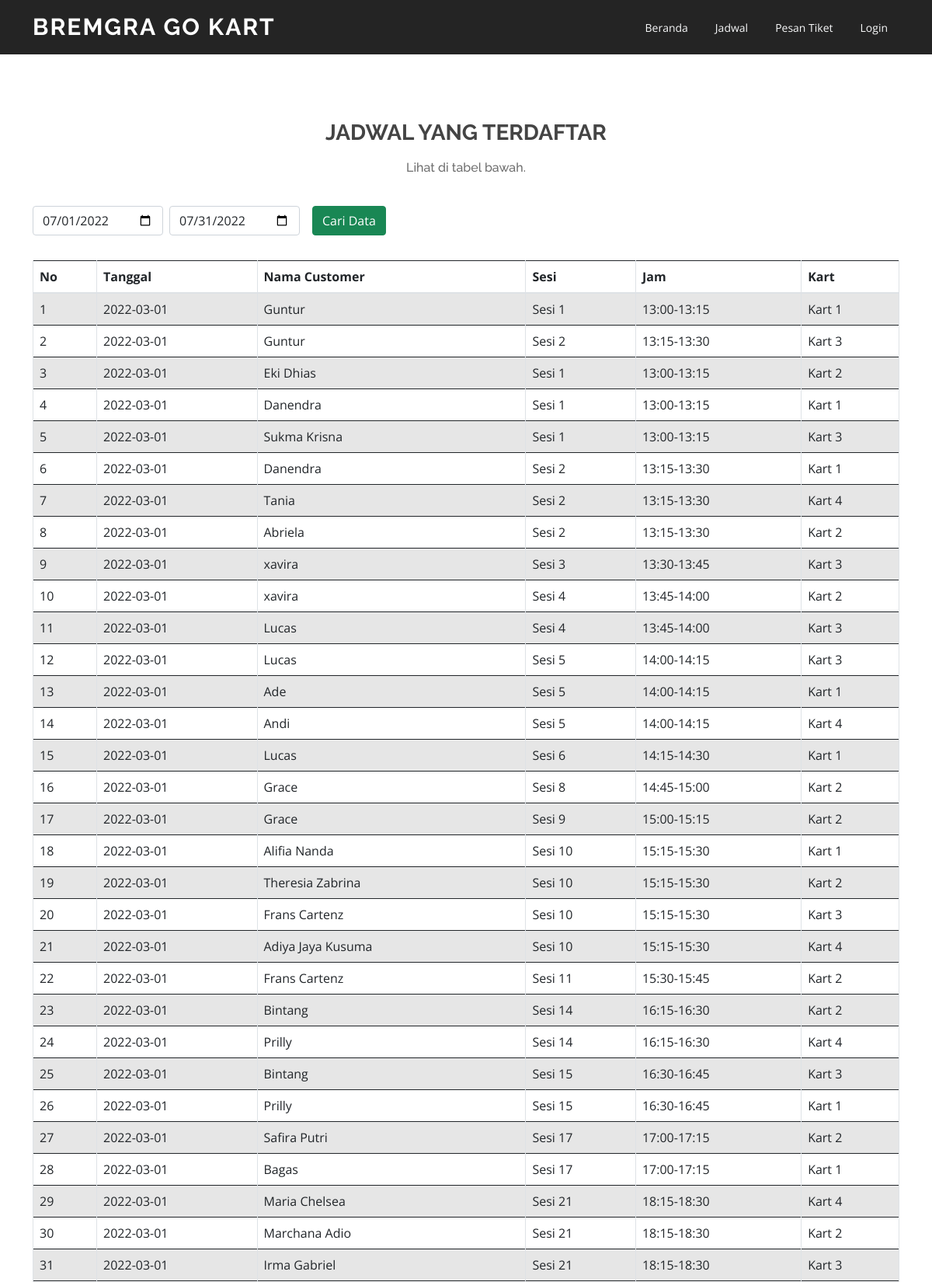
The page /jadwal.php (upper part) on the database its author committed.
### tables this page shows
CREATE TABLE `tb_jadwal` (
  `id_jadwal` int(11) NOT NULL,
  `id_transaksi` int(11) DEFAULT NULL,
  `id_kart` int(11) DEFAULT NULL
);

CREATE TABLE `tb_transaksi` (
  `id_transaksi` int(11) NOT NULL,
  `id_cust` varchar(16) DEFAULT NULL,
  `tanggal` date DEFAULT NULL,
  `id_jam` int(11) DEFAULT NULL,
  `harga` int(11) DEFAULT NULL,
  `keterangan` varchar(255) DEFAULT NULL
);

CREATE TABLE `tb_customer` (
  `id_cust` int(11) NOT NULL,
  `nm_cust` varchar(255) DEFAULT NULL,
  `no_telp` varchar(255) DEFAULT NULL,
  `email` varchar(255) DEFAULT NULL
);

CREATE TABLE `tb_jam` (
  `id_jam` int(11) NOT NULL,
  `nm_jam` varchar(255) DEFAULT NULL,
  `mulai` time DEFAULT NULL,
  `selesai` time DEFAULT NULL
);

CREATE TABLE `tb_kart` (
  `id_kart` int(11) NOT NULL,
  `nm_kart` varchar(255) DEFAULT NULL
);

### functions.php (called while the page is built, shortened)
<?php
include 'config.php';
include 'includes/db.php';
$db = new DB($config['server'], $config['username'], $config['password'], $config['database_name']);
function _get($key, $val = null)
{
    if (isset($_GET[$key]))
        return $_GET[$key];
    else
        return $val;
}
function set_value($key = null, $default = null)
{
    return $default;
}

### config.php (called while the page is built, shortened)
<?php
$config["server"] = 'localhost';
$config["username"] = 'root';
$config["password"] = '';
$config["database_name"] = 'ag_gokart';
?>

### includes/db.php (called while the page is built, shortened)
<?php
class DB
{
    var $conn = null;
    public function __construct($host, $username, $passwd, $dbname)
    {
        $this->conn = mysqli_connect($host, $username, $passwd, $dbname);
    }
    public function query($sql)
    {
        $query = mysqli_query($this->conn, $sql) or die('<pre>Error mysqli_query: ' . mysqli_error($this->conn) . '<br />' . $sql . '</pre>');
        return $query;
    }
    public function get_results($sql)
    {
        $query = $this->query($sql);
        $arr = array();
        while ($row = mysqli_fetch_object($query)) {
            $arr[] = $row;
        }
        return $arr;
    }
}

### jadwal.php (the view, shortened to what this page needs)
<?php
include 'functions.php';
?>
<!DOCTYPE html>
<html lang="en">
<head>
  <link rel="stylesheet" href="assets/plugins/fontawesome-free/css/all.min.css">
  <link rel="stylesheet" href="https://code.ionicframework.com/ionicons/2.0.1/css/ionicons.min.css">
  <link rel="stylesheet" href="assets/plugins/tempusdominus-bootstrap-4/css/tempusdominus-bootstrap-4.min.css">
  <link rel="stylesheet" href="assets/adminlte/plugins/icheck-bootstrap/icheck-bootstrap.min.css">
  <link rel="stylesheet" href="assets/plugins/jqvmap/jqvmap.min.css">
	<link rel="stylesheet" href="https://cdn.jsdelivr.net/npm/bootstrap@4.1.3/dist/css/bootstrap.min.css">
    <link href="assets/vendor/aos/aos.css" rel="stylesheet">
    <link href="assets/vendor/bootstrap/css/bootstrap.min.css" rel="stylesheet">
    <link href="assets/vendor/bootstrap-icons/bootstrap-icons.css" rel="stylesheet">
    <link href="assets/vendor/boxicons/css/boxicons.min.css" rel="stylesheet">
    <link href="assets/vendor/glightbox/css/glightbox.min.css" rel="stylesheet">
    <link href="assets/vendor/swiper/swiper-bundle.min.css" rel="stylesheet">
    <link href="assets/css/style.css" rel="stylesheet">
</head>
<body class="hold-transition sidebar-mini layout-fixed">
<header id="header" class="d-flex align-items-center">
    <div class="container d-flex align-items-center justify-content-between">
        <h1 class="logo"><a href="index.html">BREMGRA GO KART</a></h1>
        <nav id="navbar" class="navbar">
            <ul class="">
                <li class="nav-item text-light"><a class="nav-link text-light" href="/Algen">Beranda</a></li>
                <li class="nav-item text-light"><a href="jadwal.php " class="nav-link text-light">Jadwal</a></li>
                <li class="nav-item text-light"><a href="pesan.php" class="nav-link text-light">Pesan Tiket</a></li>
                <li class="nav-item text-light"><a href="p.php?m=login" class="nav-link text-light">Login</a></li>
            </ul>
        </nav>
    </div>
</header>
<br>
<section>
<div class="container">
		<div style="text-align: center;">
			<h3><b>JADWAL YANG TERDAFTAR</b></h3>
			<h6 style="color: #6e6e6e;padding-top: 10px;">Lihat di tabel bawah.</h6>
			<br>
		</div>
<?php
$awal = set_value('awal', date('Y-m-01'));
$akhir = set_value('akhir', date('Y-m-31'));
?>
<div class="panel panel-default">
<div class="panel-heading">
        <form class="form-inline">
            <div class="form-group ">
                <input class="form-control" type="date" name="awal" value="<?= $awal ?>" />
            </div>
            <div class="form-group p-2">
                <input class="form-control" type="date" name="akhir" value="<?= $akhir ?>" />
            </div>
            <div class="form-group p-2">
                <button class="btn btn-success"><span class="glyphicon glyphicon-refresh"></span> Cari Data</button>
            </div>
        </form>
    </div>
    <br>
    <div class="table-responsive">
        <table class="table table-bordered table-hover table-striped">
            <thead>
                <tr>
                    <th>No</th>
                    <th>Tanggal</th>
                    <th>Nama Customer</th>
                    <th>Sesi</th>
                    <th>Jam</th>
                    <th>Kart</th>
                </tr>
            </thead>
            <?php
            $q = esc_field(_get('q'));
            $rows = $db->get_results("SELECT * FROM tb_jadwal j INNER JOIN tb_transaksi t ON t.id_transaksi=j.id_transaksi INNER JOIN tb_customer c ON c.id_cust=t.id_cust INNER JOIN tb_jam j2 ON j2.id_jam=t.id_jam INNER JOIN tb_kart k ON k.id_kart=j.id_kart WHERE (nm_cust LIKE '%$q%' OR no_telp LIKE '%$q%' OR email LIKE '%$q%') ");
            $no = 0;
            foreach ($rows as $row) :  ?>
                <tr>
                    <td><?= ++$no ?></td>
                    <td><?= $row->tanggal ?></td>
                    <td><?= $row->nm_cust ?></td>
                    <td><?= $row->nm_jam ?></td>
                    <td><?= substr($row->mulai, 0, 5) ?>-<?= substr($row->selesai, 0, 5) ?></td>
                    <td><?= $row->nm_kart ?></td>
                </tr>
            <?php endforeach; ?>
        </table>
    </div>
</div>
</div></div>
<br><br><br><br><br><br><br><br><br><br><br><br><br>
</body>
</html>

### assets/css/style.css (style rules this page uses)
body { font-family: "Open Sans", sans-serif; color: #444444; }
a { color: #cc1616; text-decoration: none; }
h1, h2, h3, h4, h5, h6 { font-family: "Raleway", sans-serif; }
#header { background: rgba(25, 25, 25, 0.95); transition: all 0.5s; z-index: 997; height: 70px; }
#header .logo { font-size: 30px; margin: 0; padding: 0; line-height: 1; font-weight: 700; letter-spacing: 2px; text-transform: uppercase; }
#header .logo a { color: #fff; }
.navbar { padding: 0; }
.navbar ul { margin: 0; padding: 0; display: flex; list-style: none; align-items: center; }
.navbar li { position: relative; }
.navbar > ul > li { margin-left: 5px; }
.navbar a, .navbar a:focus { display: flex; align-items: center; justify-content: space-between; padding: 25px 15px 24px 15px; font-size: 14px; color: #fff; white-space: nowrap; transition: 0.3s; }
section { padding: 60px 0; overflow: hidden; }

### rows shown on the page
tb_jadwal: id_transaksi.tanggal "2022-03-01", tb_customer.nm_cust "Guntur", tb_jam.nm_jam "Sesi 1", tb_jam.mulai "13:00", tb_jam.selesai "13:15", id_kart.nm_kart "Kart 1"
tb_jadwal: id_transaksi.tanggal "2022-03-01", tb_customer.nm_cust "Guntur", tb_jam.nm_jam "Sesi 2", tb_jam.mulai "13:15", tb_jam.selesai "13:30", id_kart.nm_kart "Kart 3"
tb_jadwal: id_transaksi.tanggal "2022-03-01", tb_customer.nm_cust "Eki Dhias", tb_jam.nm_jam "Sesi 1", tb_jam.mulai "13:00", tb_jam.selesai "13:15", id_kart.nm_kart "Kart 2"
tb_jadwal: id_transaksi.tanggal "2022-03-01", tb_customer.nm_cust "Danendra", tb_jam.nm_jam "Sesi 1", tb_jam.mulai "13:00", tb_jam.selesai "13:15", id_kart.nm_kart "Kart 1"
tb_jadwal: id_transaksi.tanggal "2022-03-01", tb_customer.nm_cust "Sukma Krisna", tb_jam.nm_jam "Sesi 1", tb_jam.mulai "13:00", tb_jam.selesai "13:15", id_kart.nm_kart "Kart 3"
tb_jadwal: id_transaksi.tanggal "2022-03-01", tb_customer.nm_cust "Danendra", tb_jam.nm_jam "Sesi 2", tb_jam.mulai "13:15", tb_jam.selesai "13:30", id_kart.nm_kart "Kart 1"
tb_jadwal: id_transaksi.tanggal "2022-03-01", tb_customer.nm_cust "Tania", tb_jam.nm_jam "Sesi 2", tb_jam.mulai "13:15", tb_jam.selesai "13:30", id_kart.nm_kart "Kart 4"
tb_jadwal: id_transaksi.tanggal "2022-03-01", tb_customer.nm_cust "Abriela", tb_jam.nm_jam "Sesi 2", tb_jam.mulai "13:15", tb_jam.selesai "13:30", id_kart.nm_kart "Kart 2"
tb_jadwal: id_transaksi.tanggal "2022-03-01", tb_customer.nm_cust "xavira", tb_jam.nm_jam "Sesi 3", tb_jam.mulai "13:30", tb_jam.selesai "13:45", id_kart.nm_kart "Kart 3"
tb_jadwal: id_transaksi.tanggal "2022-03-01", tb_customer.nm_cust "xavira", tb_jam.nm_jam "Sesi 4", tb_jam.mulai "13:45", tb_jam.selesai "14:00", id_kart.nm_kart "Kart 2"
tb_jadwal: id_transaksi.tanggal "2022-03-01", tb_customer.nm_cust "Lucas", tb_jam.nm_jam "Sesi 4", tb_jam.mulai "13:45", tb_jam.selesai "14:00", id_kart.nm_kart "Kart 3"
tb_jadwal: id_transaksi.tanggal "2022-03-01", tb_customer.nm_cust "Lucas", tb_jam.nm_jam "Sesi 5", tb_jam.mulai "14:00", tb_jam.selesai "14:15", id_kart.nm_kart "Kart 3"
tb_jadwal: id_transaksi.tanggal "2022-03-01", tb_customer.nm_cust "Ade", tb_jam.nm_jam "Sesi 5", tb_jam.mulai "14:00", tb_jam.selesai "14:15", id_kart.nm_kart "Kart 1"
tb_jadwal: id_transaksi.tanggal "2022-03-01", tb_customer.nm_cust "Andi", tb_jam.nm_jam "Sesi 5", tb_jam.mulai "14:00", tb_jam.selesai "14:15", id_kart.nm_kart "Kart 4"
tb_jadwal: id_transaksi.tanggal "2022-03-01", tb_customer.nm_cust "Lucas", tb_jam.nm_jam "Sesi 6", tb_jam.mulai "14:15", tb_jam.selesai "14:30", id_kart.nm_kart "Kart 1"
tb_jadwal: id_transaksi.tanggal "2022-03-01", tb_customer.nm_cust "Grace", tb_jam.nm_jam "Sesi 8", tb_jam.mulai "14:45", tb_jam.selesai "15:00", id_kart.nm_kart "Kart 2"
tb_jadwal: id_transaksi.tanggal "2022-03-01", tb_customer.nm_cust "Grace", tb_jam.nm_jam "Sesi 9", tb_jam.mulai "15:00", tb_jam.selesai "15:15", id_kart.nm_kart "Kart 2"
tb_jadwal: id_transaksi.tanggal "2022-03-01", tb_customer.nm_cust "Alifia Nanda", tb_jam.nm_jam "Sesi 10", tb_jam.mulai "15:15", tb_jam.selesai "15:30", id_kart.nm_kart "Kart 1"
tb_jadwal: id_transaksi.tanggal "2022-03-01", tb_customer.nm_cust "Theresia Zabrina", tb_jam.nm_jam "Sesi 10", tb_jam.mulai "15:15", tb_jam.selesai "15:30", id_kart.nm_kart "Kart 2"
tb_jadwal: id_transaksi.tanggal "2022-03-01", tb_customer.nm_cust "Frans Cartenz", tb_jam.nm_jam "Sesi 10", tb_jam.mulai "15:15", tb_jam.selesai "15:30", id_kart.nm_kart "Kart 3"
tb_jadwal: id_transaksi.tanggal "2022-03-01", tb_customer.nm_cust "Adiya Jaya Kusuma", tb_jam.nm_jam "Sesi 10", tb_jam.mulai "15:15", tb_jam.selesai "15:30", id_kart.nm_kart "Kart 4"
tb_jadwal: id_transaksi.tanggal "2022-03-01", tb_customer.nm_cust "Frans Cartenz", tb_jam.nm_jam "Sesi 11", tb_jam.mulai "15:30", tb_jam.selesai "15:45", id_kart.nm_kart "Kart 2"
tb_jadwal: id_transaksi.tanggal "2022-03-01", tb_customer.nm_cust "Bintang", tb_jam.nm_jam "Sesi 14", tb_jam.mulai "16:15", tb_jam.selesai "16:30", id_kart.nm_kart "Kart 2"
tb_jadwal: id_transaksi.tanggal "2022-03-01", tb_customer.nm_cust "Prilly", tb_jam.nm_jam "Sesi 14", tb_jam.mulai "16:15", tb_jam.selesai "16:30", id_kart.nm_kart "Kart 4"
tb_jadwal: id_transaksi.tanggal "2022-03-01", tb_customer.nm_cust "Bintang", tb_jam.nm_jam "Sesi 15", tb_jam.mulai "16:30", tb_jam.selesai "16:45", id_kart.nm_kart "Kart 3"
tb_jadwal: id_transaksi.tanggal "2022-03-01", tb_customer.nm_cust "Prilly", tb_jam.nm_jam "Sesi 15", tb_jam.mulai "16:30", tb_jam.selesai "16:45", id_kart.nm_kart "Kart 1"
tb_jadwal: id_transaksi.tanggal "2022-03-01", tb_customer.nm_cust "Safira Putri", tb_jam.nm_jam "Sesi 17", tb_jam.mulai "17:00", tb_jam.selesai "17:15", id_kart.nm_kart "Kart 2"
tb_jadwal: id_transaksi.tanggal "2022-03-01", tb_customer.nm_cust "Bagas", tb_jam.nm_jam "Sesi 17", tb_jam.mulai "17:00", tb_jam.selesai "17:15", id_kart.nm_kart "Kart 1"
tb_jadwal: id_transaksi.tanggal "2022-03-01", tb_customer.nm_cust "Maria Chelsea", tb_jam.nm_jam "Sesi 21", tb_jam.mulai "18:15", tb_jam.selesai "18:30", id_kart.nm_kart "Kart 4"
tb_jadwal: id_transaksi.tanggal "2022-03-01", tb_customer.nm_cust "Marchana Adio", tb_jam.nm_jam "Sesi 21", tb_jam.mulai "18:15", tb_jam.selesai "18:30", id_kart.nm_kart "Kart 2"
tb_jadwal: id_transaksi.tanggal "2022-03-01", tb_customer.nm_cust "Irma Gabriel", tb_jam.nm_jam "Sesi 21", tb_jam.mulai "18:15", tb_jam.selesai "18:30", id_kart.nm_kart "Kart 3"
